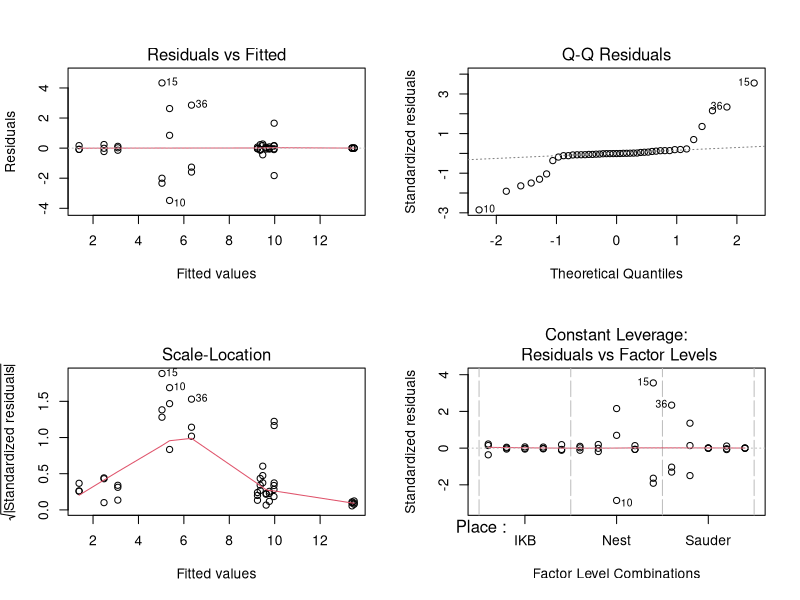
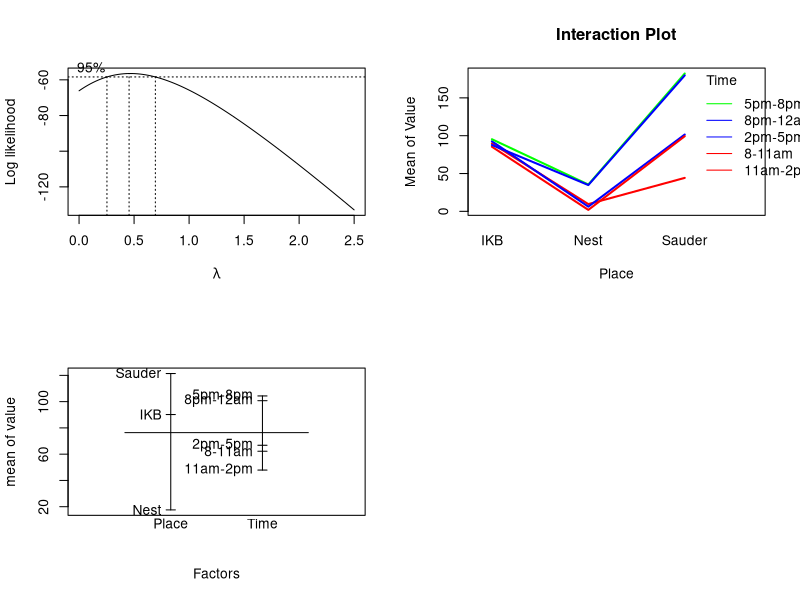

The R source for these figures, in order:
# Data Preprocessing
df <- read.csv("./data.csv", header = TRUE, sep = ",")
df <- df[df$Place != "Marine Drive",]

library(dplyr)
library(tidyr)
library(MASS)

df <- df %>%
  pivot_longer(starts_with("Rep"), 
               names_to = "Speed", 
               values_to = "value") %>%
  as.data.frame()

df$Time  <- factor(df$Time)
df$Place <- factor(df$Place)
df$ID <- seq_len(nrow(df))

# ----------------------------------

# Initial Model
fit <- lm(sqrt(value) ~ Place * Time, data=df)
summary(fit)

# ----------------------------------

# Assumption Plots
par(mfrow=c(2,2))
plot(fit)

# ----------------------------------

# Box-Cox Transformation
boxcox(value ~ Place + Time, data = df,
   lambda = seq(0, 2.5, len = 21), ylab = "Log likelihood")
   
# ----------------------------------

# Effect plots
interaction.plot(df$Place, df$Time, df$value,
                 main="Interaction Plot",
                 xlab="Place",
                 ylab="Mean of Value",
                 trace.label="Time",
                 col=c("red","blue","green"),
                 lty=1,
                 lwd=2)

plot.design(value ~ Place + Time, data=df)

# ----------------------------------

# Final model
fit <- lm(sqrt(value) ~ Place + Time, data=df)
summary(fit)

# ----------------------------------

# Contrasts (main, interaction) - might need to fix/edit
SaudervsNest <- c(0, -1, 1)
IKBvsSauder <- c(-1, 0, 1)

EarlyvsLate <- c(0, -1/4, 1/4 , -1/4, 1/4)
MorningvsLunch <- c(-1/2, 0, 0, 1/2, 0)

contrasts(df$Place) <- cbind(SaudervsNest, IKBvsSauder)
contrasts(df$Time) <- cbind(EarlyvsLate, MorningvsLunch)

place.aov <- aov(sqrt(value) ~ Place, data = df)
summary(place.aov, split = list(Place = list(SaudervsNest = 1, IKBvsSauder = 2)))

time.aov <- aov(sqrt(value) ~ Time, data = df)
summary(time.aov, split = list(Time = list(EarlyvsLate = 1, MorningvsLunch = 2)))

aov_model <- aov(sqrt(value) ~ Place + Time, data = df)
summary(aov_model, split = list(
    Place = list(SaudervsNest = 1, IKBvsSauder = 2),
    Time  = list(EarlyvsLate = 1, MorningvsLunch = 2)
))

# Contrast Confidence Interval